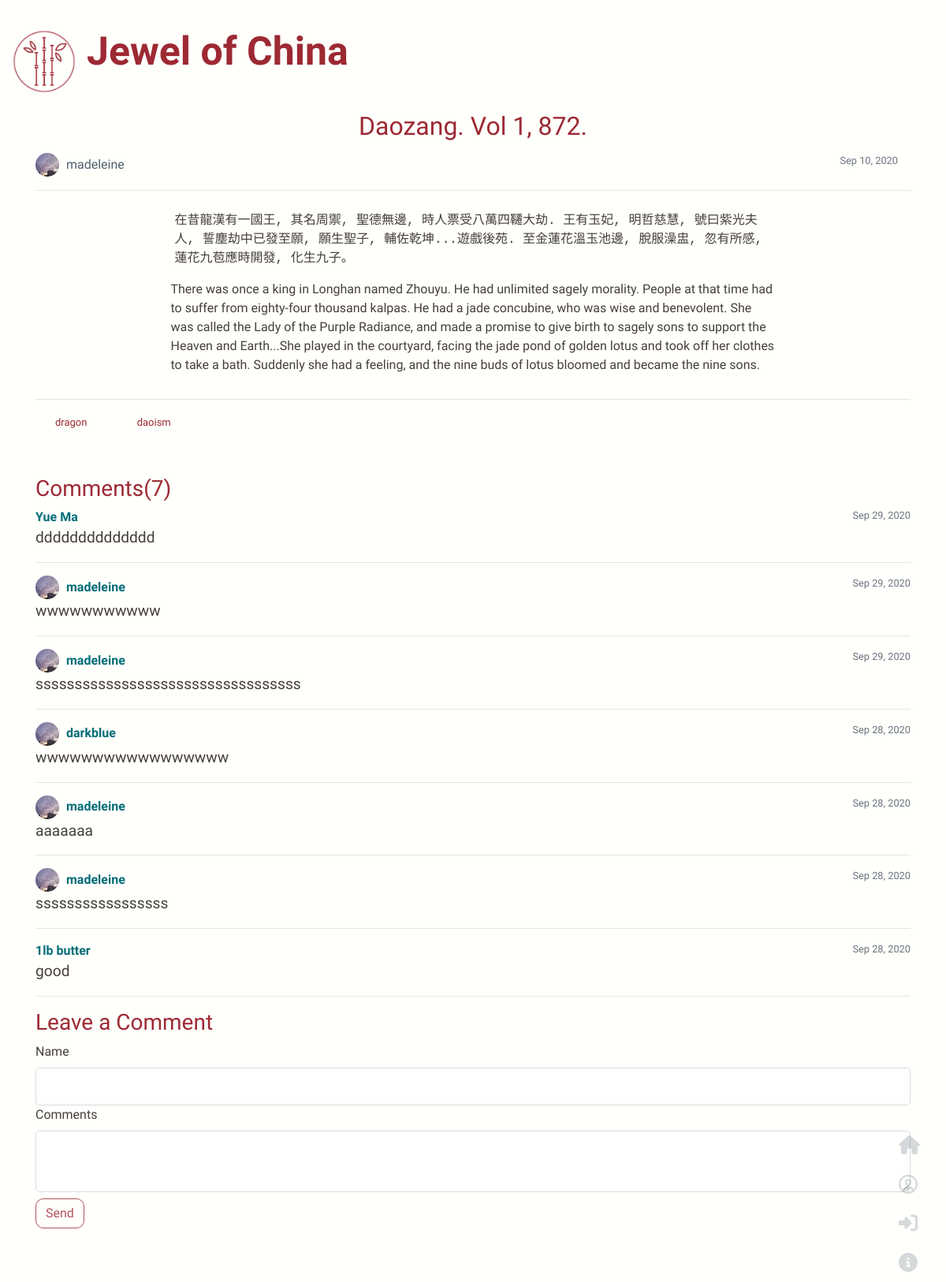
/post/6, run on the app's committed database.
### flaskwebsite/models.py (models this page shows, shortened)
class Post(db.Model):
    post_id = db.Column(db.Integer, primary_key=True)
    title = db.Column(db.String(100), nullable=False)
    date_posted = db.Column(db.DateTime, nullable=False, default=datetime.utcnow)
    chinese_content = db.Column(db.Text, nullable=False)
    content = db.Column(db.Text, nullable=False)
    user_id = db.Column(db.Integer, db.ForeignKey('user.id'), nullable=False)
    total_comments = db.Column(db.Integer, nullable=True)
    tags = db.relationship('Tag', secondary=tags, backref=db.backref('post_tags', lazy='dynamic'))
    comments = db.relationship('Comment', backref='comments', lazy=True)

class User(db.Model, UserMixin):
    id = db.Column(db.Integer, primary_key=True)
    username = db.Column(db.String(20), unique=True, nullable=False)
    email = db.Column(db.String(120), unique=True, nullable=False)
    image_file = db.Column(db.String(20), nullable=False, default='default.jpg')
    password = db.Column(db.String(60), nullable=False)
    posts = db.relationship('Post', backref='author', lazy=True)

class Tag(db.Model):
    tag_id = db.Column(db.Integer, primary_key=True)
    name = db.Column(db.String(20))

class Comment(db.Model):
    comment_id = db.Column(db.Integer, primary_key=True)
    name = db.Column(db.String(100),  nullable=False)
    date_commented = db.Column(db.DateTime, nullable=False, default=datetime.utcnow)
    comment = db.Column(db.String, nullable=False)
    post_id = db.Column(db.Integer, db.ForeignKey('post.post_id'), nullable=False)

### flaskwebsite/routes.py (the view, shortened to what this page needs)
@app.route('/post/<int:post_id>', methods=['GET', 'POST'])
def post(post_id):
    form = CommentForm()
    users = User.query.all()
    post = Post.query.get_or_404(post_id)
    comments = Comment.query.filter_by(post_id=post_id).order_by(Comment.date_commented.desc()).all()
    post.total_comments = len(comments)
    db.session.commit()
    return render_template('post.html', title=post.title, post=post, form=form, comments=comments, users=users)

### flaskwebsite/forms.py
class CommentForm(FlaskForm):
    name = StringField('Name', validators=[length(max=20)])
    comments = TextAreaField('Comments', validators=[length(min=2)])
    recap = RecaptchaField()
    submit2 = SubmitField('Send')

### flaskwebsite/templates/post.html (shortened to what this page needs)
{% extends "layout.html" %}
{% block content %}
    <div class="container">
    <article class="article mb-2">
        <div class="media-body">
            <div class="post-title article-center">{{ post.title }}</div>
            <div class="article-metadata">
                <img class="rounded-circle article-img" src="{{url_for('static', filename='profile_pics/' + post.author.image_file)}}">
                <a class="article-author" href="{{url_for('user_posts', username=post.author.username)}}">{{ post.author.username }}</a>
                <small class="text-muted time mr-3">
                {{ post.date_posted.strftime('%b %d, %Y')}}
                </small>
            <hr>
                <div class="chinese article-center">{{ post.chinese_content|safe }}</div>
                <div class="article-content article-center"><div>{{ post.content|safe}}</div></div>
            </div>
        </div>
        <hr>
            {% for tag in post.tags %}
                <a href="{{ url_for('search_tag', tag=tag.name)}}" class="col-sm-1 tag">
                {{ tag.name }}
                </a>
            {% endfor %}
    </article>
        <br>
    <br>
    {% if comments %}
        <h3 class="color1">Comments({{ comments | length }})</h3>
    {% endif %}
    {% for comment in comments %}
        {% for user in users %}
            {% if user.username == comment.name %}
                <a href="{{url_for('user_posts', username=user.username)}}">
                <img class="rounded-circle article-img" src="{{url_for('static', filename='profile_pics/' + user.image_file)}}">
                </a>
            {% endif %}
        {% endfor %}
            <div class="comment-name"> {{ comment.name }}</div>
        <small class="text-muted time">{{ comment.date_commented.strftime('%b %d, %Y') }}</small>
        <div class="comment">{{ comment.comment }}</div>
    <hr>
    {% endfor %}
    <h3 class="color1">Leave a Comment</h3>
    <form method="post" action="" class="mb-5">
        {% if not current_user.is_active %}
            {{ form.name.label(class="form-control-label") }}
            {{ form.name(class="form-control form-control-lg") }}
        {% else %}
            <img class="rounded-circle article-img" src="{{url_for('static',
                         filename='profile_pics/' + current_user.image_file)}}">
            {{ current_user.username }}<br><br>
        {% endif %}
            {{ form.comments.label(class="form-control-label") }}
            {{ form.comments(class="form-control form-control-lg") }}
            {{ form.submit2(class="btn btn-section mt-2") }}
    </form>
    </div>
{% endblock %}

### flaskwebsite/static/main.css (style rules this page uses)
:root { --bgcolor: #fffffc; --primary: #9d2933; --secendory: #50616d; --third: #463f3a; --english: "Nunito"; --title: "La Belle Aurore"; --sub-title: "Noto Sans"; }
body { background-color: var(--bgcolor); color: var(--third); background-image: url("https://www.transparenttextures.com/patterns/cream-dust.png"); font-family: var(--english), sans-serif; min-height: 100vh; padding-bottom: 20px; }
.color1 { color:var(--primary); }
.btn-section { color: var(--primary); border: 1px solid var(--primary); border-radius: 10px; opacity: 80%; }
.form-control { opacity: 80%; }
.chinese { font-family: KaiTi, monospace; padding: 5px; }
.article-center { margin: auto; width: 70%; padding: 10px; position: center; }
.article-author { color: var(--secendory); margin-right: 30px; padding-bottom: 50px; }
.article-metadata { padding-bottom: 10px; }
.post-title { color: var(--primary); font-size: xx-large; text-align: center; }
.article-content { padding: 5px; font-family: var(--english); }
.article-img { height: 30px; width: 30px; margin-right: 5px; margin-bottom: 1px; }
.tag { font-size: small; color: var(--primary); margin-right: 20px; margin-left: 10px; }
.time { float: right }
.comment-name { color: #006d77; font-weight: bold; display: inline-block; }
.comment { font-size: larger; }
img { width:100%; height:100%; }

### data on the page
Post: title "Daozang. Vol 1, 872.", date_posted "Sep 10, 2020", chinese_content "在昔龍漢有一國王, 其名周禦, 聖德無邊, 時人票受八萬四韆大劫. 王有玉妃, 明哲慈慧, 號曰紫光夫人, 誓塵劫中已發至願, 願生聖子, 輔佐乾坤...遊戲後苑. 至金蓮花溫玉池邊, 脫服澡盅, 忽有所感, 蓮花九苞應時開發, 化生九子。", content "There was once a king in Longhan named Zhouyu. He had unlimited sagely morality. People at that time had to suffer from eighty-four thousand kalpas. He had a jade concubine, who was wise and benevolent. She was called the Lady of the Purple Radiance, and made a promise to give birth to sagely sons to support the Heaven and Earth...She played in the courtyard, facing the jade pond of golden lotus and took off her clothes to take a bath. Suddenly she had a feeling, and the nine buds of lotus bloomed and became the nine sons."
User: image_file (picture), author.username "madeleine"
Tag: name "dragon"
Tag: name "daoism"
Comment: name "Yue Ma", date_commented "Sep 29, 2020", comment "dddddddddddddd"
Comment: name "madeleine", date_commented "Sep 29, 2020", comment "wwwwwwwwwww"
Comment: name "madeleine", date_commented "Sep 29, 2020", comment "ssssssssssssssssssssssssssssssssss"
Comment: name "darkblue", date_commented "Sep 28, 2020", comment "wwwwwwwwwwwwwwwww"
User: image_file (placeholder picture)
Comment: name "madeleine", date_commented "Sep 28, 2020", comment "aaaaaaa"
Comment: name "madeleine", date_commented "Sep 28, 2020", comment "sssssssssssssssss"
Comment: name "1lb butter", date_commented "Sep 28, 2020", comment "good"

### other printed values
{{ comments | length }} "7"
